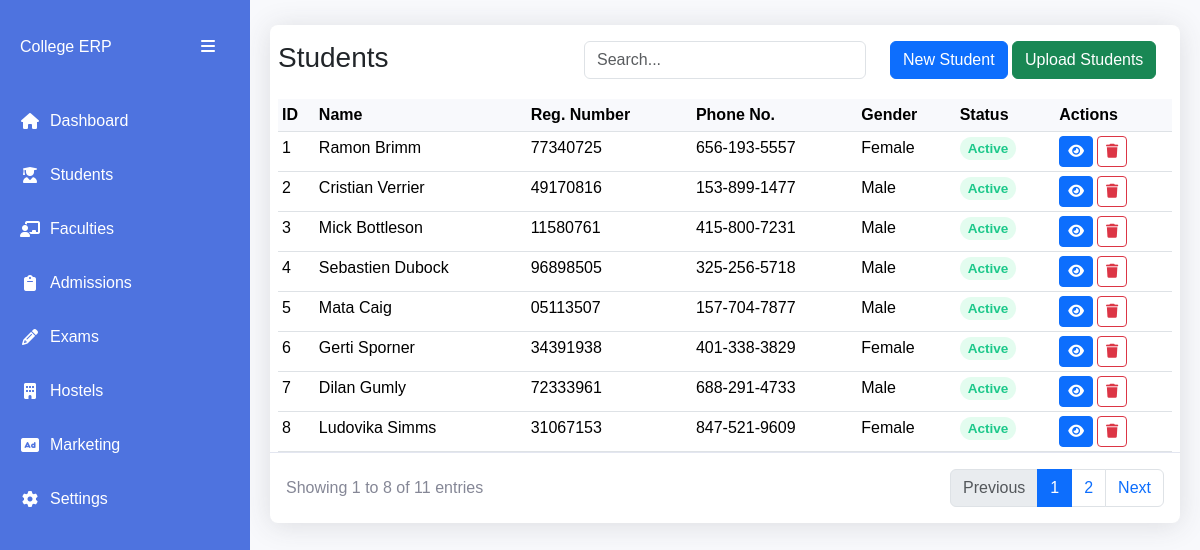
/students/, run on an earlier commit of the app's database.
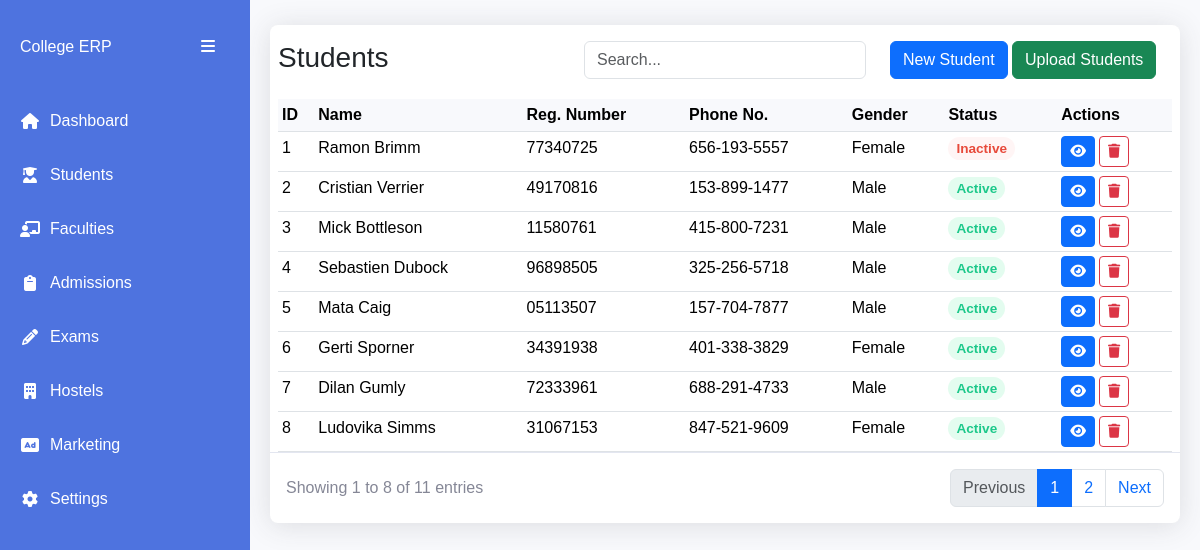
And on a later commit of the database.
### apps/students/models.py (models this page shows)
class Student(AbsoluteBaseModel):
    user = models.OneToOneField("users.User", on_delete=models.CASCADE)
    registration_number = models.CharField(max_length=255)
    guardian_name = models.CharField(max_length=255, null=True)
    guardian_phone_number = models.CharField(max_length=255, null=True)
    guardian_relationship = models.CharField(max_length=255, null=True)
    guardian_email = models.EmailField(null=True)
    status = models.CharField(max_length=255, choices=STUDENT_STATUS_CHOICES)
    programme = models.ForeignKey(
        "schools.Programme", on_delete=models.SET_NULL, null=True
    )
    def __str__(self):
        return (
            f"{self.user.first_name} {self.user.last_name}: {self.registration_number}"
        )

### apps/users/models.py (models this page shows, shortened)
class User(AbstractUser, AbsoluteBaseModel):
    role = models.ForeignKey(UserRole, on_delete=models.CASCADE, null=True)
    gender = models.CharField(max_length=10, choices=GENDER_CHOICES)
    phone_number = models.CharField(max_length=255)
    address = models.CharField(max_length=255, null=True)
    postal_code = models.CharField(max_length=255, null=True)
    city = models.CharField(max_length=255, null=True)
    state = models.CharField(max_length=255, null=True)
    country = models.CharField(max_length=255, null=True)
    date_of_birth = models.DateField(null=True)
    def name(self):
        return f"{self.first_name} {self.last_name}"

### apps/students/views.py (the view)
# urls.py: path("", StudentListView.as_view(), name="students"),
class StudentListView(ListView):
    model = Student
    template_name = 'students/students.html'
    context_object_name = 'students'
    paginate_by = 8
    def get_queryset(self):
        queryset = super().get_queryset()
        search_query = self.request.GET.get('search', '')
        if search_query:
            queryset = queryset.filter(
                Q(id__icontains=search_query) |
                Q(registration_number__icontains=search_query) |
                Q(user__first_name__icontains=search_query)
            )
        return queryset.order_by("-created_on")
    def get_context_data(self, **kwargs):
        context = super().get_context_data(**kwargs)
        context['search_query'] = self.request.GET.get('search', '')
        context["relationship_choices"] = GUARDIAN_RELATIONSHIPS
        context["programmes"] = programmes
        return context

### apps/schools/models.py (called while the page is built)
    def __str__(self):
        return f"{self.level} of {self.name}"

### templates/students/students.html (shortened to what the changed rows need)
{% extends 'base1.html' %}
{% load static %}
{% block content %}
<div class="table-card">
    <div class="table-container px-2">
        <table class="table data-table table-sm">
            <thead>
                <tr>
                    <th>ID</th>
                    <th>Name</th>
                    <th>Reg. Number</th>
                    <th>Phone No.</th>
                    <th>Gender</th>
                    <th>Status</th>
                    <th>Actions</th>
                </tr>
            </thead>
            <tbody id="tableBody">
                {% for student in students %}
                <tr>
                    <td>{{ forloop.counter }}</td>
                    <td>{{ student.user.name }}</td>
                    <td>{{ student.registration_number }}</td>
                    <td>{{ student.user.phone_number }}</td>
                    <td>{{student.user.gender}}</td>
                    <td>
                        <span class="status-badge status-{{ student.status|lower }}">
                            {{ student.status }}
                        </span>
                    </td>
                    <td>
                        <div class="d-flex gap-1">
                            <a href="{% url 'student-details' student.id %}" class="btn btn-primary btn-sm"><i class="fas fa-eye"></i></a>
                            <button class="btn btn-sm btn-outline-danger action-btn delete-btn"
                            data-bs-toggle="modal" data-bs-target="#deleteStudentModal{{ student.id }}">
                                <i class="fas fa-trash"></i>
                            </button>
                        </div>
                    </td>
                </tr>
                {% empty %}
                <tr>
                    <td colspan="8" class="text-center py-4">
                        No students found
                    </td>
                </tr>
                {% endfor %}
            </tbody>
        </table>
    </div>
</div>
{% endblock content %}

What changed in the data, as far as the page shows it:
changed Student "Ramon Brimm": status "Active" → "Inactive"
